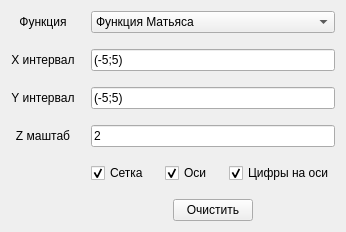
   <widget class="QWidget" name="gridLayoutWidget">
    <property name="geometry">
     <rect>
      <x>20</x>
      <y>620</y>
      <width>471</width>
      <height>224</height>
     </rect>
    </property>
    <layout class="QGridLayout" name="gridLayout">
     <property name="sizeConstraint">
      <enum>QLayout::SetFixedSize</enum>
     </property>
     <property name="spacing">
      <number>16</number>
     </property>
     <item row="2" column="0">
      <widget class="QLabel" name="label_8">
       <property name="sizePolicy">
        <sizepolicy hsizetype="Preferred" vsizetype="Expanding">
         <horstretch>0</horstretch>
         <verstretch>0</verstretch>
        </sizepolicy>
       </property>
       <property name="text">
        <string>Y интервал</string>
       </property>
       <property name="alignment">
        <set>Qt::AlignCenter</set>
       </property>
      </widget>
     </item>
     <item row="1" column="1">
      <widget class="QLineEdit" name="x_interval">
       <property name="sizePolicy">
        <sizepolicy hsizetype="Expanding" vsizetype="Expanding">
         <horstretch>0</horstretch>
         <verstretch>0</verstretch>
        </sizepolicy>
       </property>
       <property name="text">
        <string>(-5;5)</string>
       </property>
      </widget>
     </item>
     <item row="0" column="1">
      <widget class="QComboBox" name="functionSelector">
       <property name="sizePolicy">
        <sizepolicy hsizetype="Preferred" vsizetype="Expanding">
         <horstretch>0</horstretch>
         <verstretch>0</verstretch>
        </sizepolicy>
       </property>
       <item>
        <property name="text">
         <string>Функция Матьяса</string>
        </property>
       </item>
       <item>
        <property name="text">
         <string>Функция Розенброка</string>
        </property>
       </item>
       <item>
        <property name="text">
         <string>Функция Растригина</string>
        </property>
       </item>
       <item>
        <property name="text">
         <string>Функция верблюда</string>
        </property>
       </item>
       <item>
        <property name="text">
         <string>Функция сферы</string>
        </property>
       </item>
       <item>
        <property name="text">
         <string>Функция Экли</string>
        </property>
       </item>
      </widget>
     </item>
     <item row="1" column="0">
      <widget class="QLabel" name="label_11">
       <property name="sizePolicy">
        <sizepolicy hsizetype="Preferred" vsizetype="Expanding">
         <horstretch>0</horstretch>
         <verstretch>0</verstretch>
        </sizepolicy>
       </property>
       <property name="text">
        <string>X интервал</string>
       </property>
       <property name="alignment">
        <set>Qt::AlignCenter</set>
       </property>
      </widget>
     </item>
     <item row="4" column="1">
      <layout class="QHBoxLayout" name="horizontalLayout_2">
       <item>
        <widget class="QCheckBox" name="grid">
         <property name="text">
          <string>Сетка</string>
         </property>
         <property name="checked">
          <bool>true</bool>
         </property>
        </widget>
       </item>
       <item>
        <widget class="QCheckBox" name="axes">
         <property name="text">
          <string>Оси</string>
         </property>
         <property name="checked">
          <bool>true</bool>
         </property>
        </widget>
       </item>
       <item>
        <widget class="QCheckBox" name="ticklabels">
         <property name="text">
          <string>Цифры на оси</string>
         </property>
         <property name="checked">
          <bool>true</bool>
         </property>
        </widget>
       </item>
      </layout>
     </item>
     <item row="2" column="1">
      <widget class="QLineEdit" name="y_interval">
       <property name="sizePolicy">
        <sizepolicy hsizetype="Expanding" vsizetype="Expanding">
         <horstretch>0</horstretch>
         <verstretch>0</verstretch>
        </sizepolicy>
       </property>
       <property name="text">
        <string>(-5;5)</string>
       </property>
      </widget>
     </item>
     <item row="3" column="1">
      <widget class="QLineEdit" name="z_scale">
       <property name="sizePolicy">
        <sizepolicy hsizetype="Expanding" vsizetype="Expanding">
         <horstretch>0</horstretch>
         <verstretch>0</verstretch>
        </sizepolicy>
       </property>
       <property name="text">
        <string>2</string>
       </property>
      </widget>
     </item>
     <item row="3" column="0">
      <widget class="QLabel" name="label_9">
       <property name="sizePolicy">
        <sizepolicy hsizetype="Ignored" vsizetype="Ignored">
         <horstretch>0</horstretch>
         <verstretch>0</verstretch>
        </sizepolicy>
       </property>
       <property name="text">
        <string>Z маштаб</string>
       </property>
       <property name="alignment">
        <set>Qt::AlignCenter</set>
       </property>
      </widget>
     </item>
     <item row="0" column="0">
      <widget class="QLabel" name="label_10">
       <property name="sizePolicy">
        <sizepolicy hsizetype="Preferred" vsizetype="Expanding">
         <horstretch>0</horstretch>
         <verstretch>0</verstretch>
        </sizepolicy>
       </property>
       <property name="text">
        <string>Функция</string>
       </property>
       <property name="alignment">
        <set>Qt::AlignCenter</set>
       </property>
      </widget>
     </item>
     <item row="5" column="1">
      <layout class="QHBoxLayout" name="horizontalLayout">
       <item>
        <widget class="QPushButton" name="clear_all">
         <property name="enabled">
          <bool>true</bool>
         </property>
         <property name="sizePolicy">
          <sizepolicy hsizetype="Fixed" vsizetype="Maximum">
           <horstretch>15</horstretch>
           <verstretch>21</verstretch>
          </sizepolicy>
         </property>
         <property name="minimumSize">
          <size>
           <width>16</width>
           <height>0</height>
          </size>
         </property>
         <property name="sizeIncrement">
          <size>
           <width>7</width>
           <height>0</height>
          </size>
         </property>
         <property name="layoutDirection">
          <enum>Qt::LeftToRight</enum>
         </property>
         <property name="text">
          <string>Очистить</string>
         </property>
         <property name="default">
          <bool>false</bool>
         </property>
        </widget>
       </item>
      </layout>
     </item>
    </layout>
   </widget>
